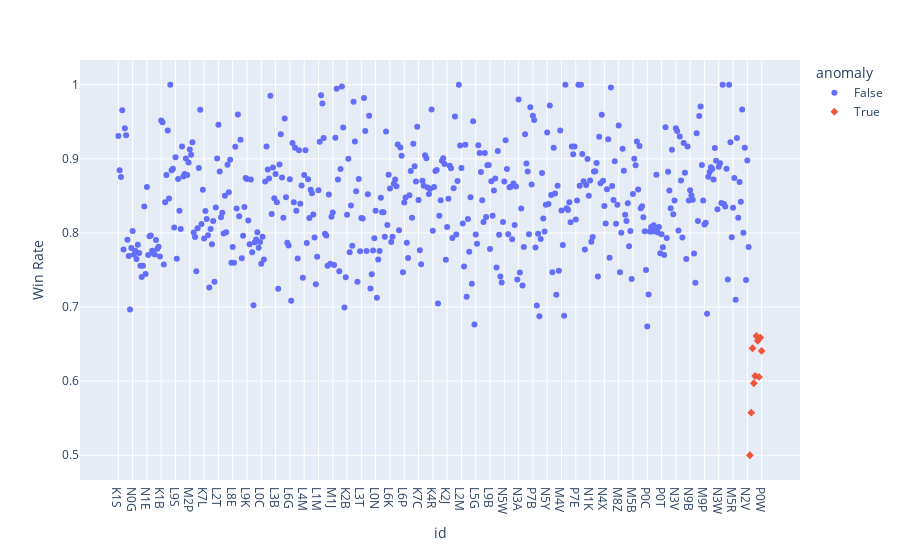

The notebook cell saved with this chart:
### Code cell
detector.graph(no_geo=True)

### Figure 1 — Plotly figure (JSON) as saved in the notebook; plotly's stock layout.template omitted (floating-point values rounded to 4 significant figures; data arrays with more than 128 entries replaced by an {"elided": "..."} marker saying what was removed)
{"data": [{"hovertemplate": "anomaly=False<br>id=%{x}<br>Win Rate=%{y}<extra></extra>", "legendgroup": "False", "marker": {"color": "#636efa", "symbol": "circle"}, "mode": "markers", "name": "False", "orientation": "v", "showlegend": true, "type": "scatter", "x": {"elided": "486 str values"}, "xaxis": "x", "y": {"elided": "486 float values"}, "yaxis": "y"}, {"hovertemplate": "anomaly=True<br>id=%{x}<br>Win Rate=%{y}<extra></extra>", "legendgroup": "True", "marker": {"color": "#EF553B", "symbol": "diamond"}, "mode": "markers", "name": "True", "orientation": "v", "showlegend": true, "type": "scatter", "x": ["K6K", "M3K", "L5V", "L4Y", "M5T", "M6A", "M6G", "P3G", "P0G", "P0W"], "xaxis": "x", "y": [0.5, 0.5575, 0.6444, 0.5972, 0.607, 0.6609, 0.6544, 0.6057, 0.6588, 0.6408], "yaxis": "y"}], "layout": {"autosize": true, "legend": {"title": {"text": "anomaly"}, "tracegroupgap": 0}, "margin": {"t": 60}, "xaxis": {"anchor": "y", "autorange": false, "domain": [0, 1], "range": [-29.5, 524.5], "title": {"text": "id"}, "type": "category"}, "yaxis": {"anchor": "x", "autorange": true, "domain": [0, 1], "range": [0.4613, 1.039], "title": {"text": "Win Rate"}, "type": "linear"}}}
